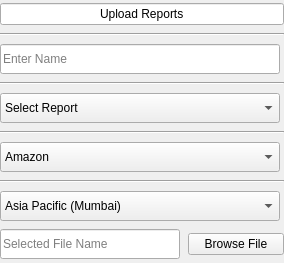
<?xml version="1.0" encoding="UTF-8"?>
<ui version="4.0">
 <class>Form</class>
 <widget class="QWidget" name="Form">
  <property name="geometry">
   <rect>
    <x>0</x>
    <y>0</y>
    <width>284</width>
    <height>263</height>
   </rect>
  </property>
  <property name="windowTitle">
   <string>Form</string>
  </property>
  <layout class="QGridLayout" name="gridLayout">
   <property name="leftMargin">
    <number>0</number>
   </property>
   <property name="topMargin">
    <number>0</number>
   </property>
   <property name="rightMargin">
    <number>0</number>
   </property>
   <property name="bottomMargin">
    <number>0</number>
   </property>
   <item row="0" column="0">
    <layout class="QVBoxLayout" name="verticalLayout">
     <property name="spacing">
      <number>8</number>
     </property>
     <item>
      <widget class="QLineEdit" name="lineEdit">
       <property name="enabled">
        <bool>true</bool>
       </property>
       <property name="text">
        <string>Upload Reports</string>
       </property>
       <property name="alignment">
        <set>Qt::AlignCenter</set>
       </property>
       <property name="readOnly">
        <bool>true</bool>
       </property>
      </widget>
     </item>
     <item>
      <widget class="Line" name="line">
       <property name="orientation">
        <enum>Qt::Horizontal</enum>
       </property>
      </widget>
     </item>
     <item>
      <widget class="QLineEdit" name="file_name">
       <property name="sizePolicy">
        <sizepolicy hsizetype="Fixed" vsizetype="Fixed">
         <horstretch>1</horstretch>
         <verstretch>1</verstretch>
        </sizepolicy>
       </property>
       <property name="minimumSize">
        <size>
         <width>280</width>
         <height>30</height>
        </size>
       </property>
       <property name="text">
        <string/>
       </property>
       <property name="placeholderText">
        <string>Enter Name</string>
       </property>
       <property name="clearButtonEnabled">
        <bool>true</bool>
       </property>
      </widget>
     </item>
     <item>
      <widget class="Line" name="line_2">
       <property name="orientation">
        <enum>Qt::Horizontal</enum>
       </property>
      </widget>
     </item>
     <item>
      <widget class="QComboBox" name="report_type">
       <property name="sizePolicy">
        <sizepolicy hsizetype="Fixed" vsizetype="Fixed">
         <horstretch>0</horstretch>
         <verstretch>0</verstretch>
        </sizepolicy>
       </property>
       <property name="minimumSize">
        <size>
         <width>280</width>
         <height>30</height>
        </size>
       </property>
       <item>
        <property name="text">
         <string>Select Report</string>
        </property>
       </item>
      </widget>
     </item>
     <item>
      <widget class="Line" name="line_3">
       <property name="orientation">
        <enum>Qt::Horizontal</enum>
       </property>
      </widget>
     </item>
     <item>
      <widget class="QComboBox" name="comboBox">
       <property name="sizePolicy">
        <sizepolicy hsizetype="Fixed" vsizetype="Fixed">
         <horstretch>0</horstretch>
         <verstretch>0</verstretch>
        </sizepolicy>
       </property>
       <property name="minimumSize">
        <size>
         <width>280</width>
         <height>30</height>
        </size>
       </property>
       <item>
        <property name="text">
         <string>Amazon</string>
        </property>
       </item>
      </widget>
     </item>
     <item>
      <widget class="Line" name="line_4">
       <property name="orientation">
        <enum>Qt::Horizontal</enum>
       </property>
      </widget>
     </item>
     <item>
      <widget class="QComboBox" name="aws_bucker">
       <property name="sizePolicy">
        <sizepolicy hsizetype="Fixed" vsizetype="Fixed">
         <horstretch>0</horstretch>
         <verstretch>0</verstretch>
        </sizepolicy>
       </property>
       <property name="minimumSize">
        <size>
         <width>280</width>
         <height>30</height>
        </size>
       </property>
       <item>
        <property name="text">
         <string>Asia Pacific (Mumbai)</string>
        </property>
       </item>
       <item>
        <property name="text">
         <string>US East (Ohio)</string>
        </property>
       </item>
       <item>
        <property name="text">
         <string>US West (N. California)</string>
        </property>
       </item>
       <item>
        <property name="text">
         <string>Asia Pacifi (Singapore)</string>
        </property>
       </item>
       <item>
        <property name="text">
         <string>Asia Pacific (Sydney)</string>
        </property>
       </item>
       <item>
        <property name="text">
         <string>EU (Stockholm)</string>
        </property>
       </item>
      </widget>
     </item>
     <item>
      <layout class="QHBoxLayout" name="horizontalLayout">
       <item>
        <widget class="QLineEdit" name="browse_label">
         <property name="sizePolicy">
          <sizepolicy hsizetype="Fixed" vsizetype="Fixed">
           <horstretch>1</horstretch>
           <verstretch>1</verstretch>
          </sizepolicy>
         </property>
         <property name="minimumSize">
          <size>
           <width>180</width>
           <height>30</height>
          </size>
         </property>
         <property name="text">
          <string/>
         </property>
         <property name="placeholderText">
          <string>Selected File Name </string>
         </property>
         <property name="clearButtonEnabled">
          <bool>true</bool>
         </property>
        </widget>
       </item>
       <item>
        <widget class="QPushButton" name="browse_file">
         <property name="text">
          <string>Browse File</string>
         </property>
        </widget>
       </item>
      </layout>
     </item>
    </layout>
   </item>
  </layout>
 </widget>
 <resources/>
 <connections/>
</ui>
